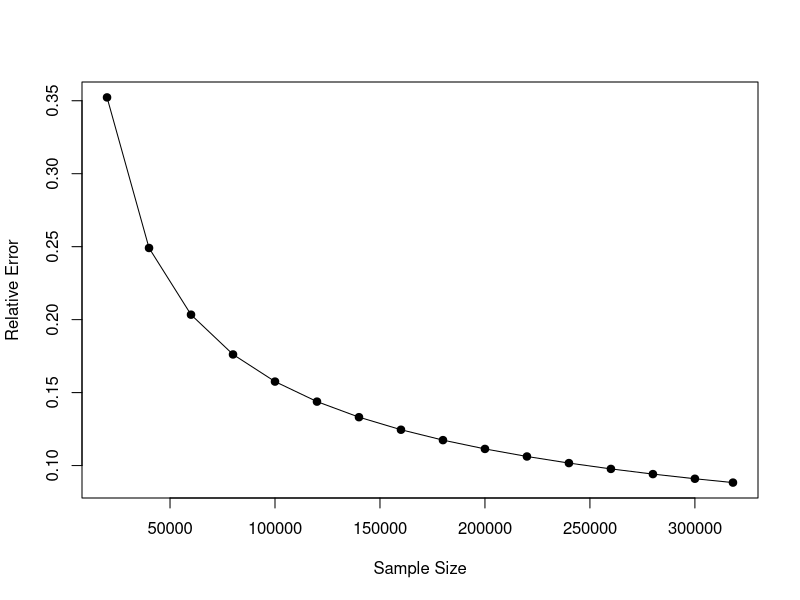

Here is the R script that generated this plot:
## ---- chunk 1
#| echo: false
library(tidyverse)

set.seed(2)
pc <- 0.1
lift <-1.03
pt <- pc * lift
power <- 0.8
sig_level <- 0.05


pwr_calc <- power.prop.test(p1=pc, p2=pt, power=power, sig.level = sig_level)
N <- ceiling(pwr_calc$n)
## ---- chunk 2
#| fig-cap: Relative error in estimating the true impact as a function of the total sample size.  Detecting a statistically significant difference early may save you time, but it comes at the expense of over estimating the true impact you have made by nearly 35\%.  Since we don't know the true impact of our interventions, it is difficult to know if we are over estimating on any one experiment.  However, peeking as a practice will almost surely result in inflated expectations and great dissapointments.
#| fig-width: 8
#| fig-height: 5

n <- c(seq(20000, 2*N, 20000), 2*N)
log_rr_mean <-  log(pt) - log(pc)
log_rr_var <-  (1-pt)/(pt*n) + (1-pc)/(pc*n)
log_rr_sd <-  sqrt(log_rr_var)

z <- log_rr_mean - log_rr_sd * qnorm(0.8)
trunc <- log_rr_mean + log_rr_sd * dnorm((z - log_rr_mean)/ log_rr_sd) / (1 - pnorm((z - log_rr_mean)/ log_rr_sd))

# Plotting with formatted axes ticks
plot(n, abs( log_rr_mean-trunc)/log_rr_mean, type='l', xlab='Sample Size', ylab='Relative Error')


points(n, abs(log_rr_mean-trunc)/log_rr_mean, pch=19)

